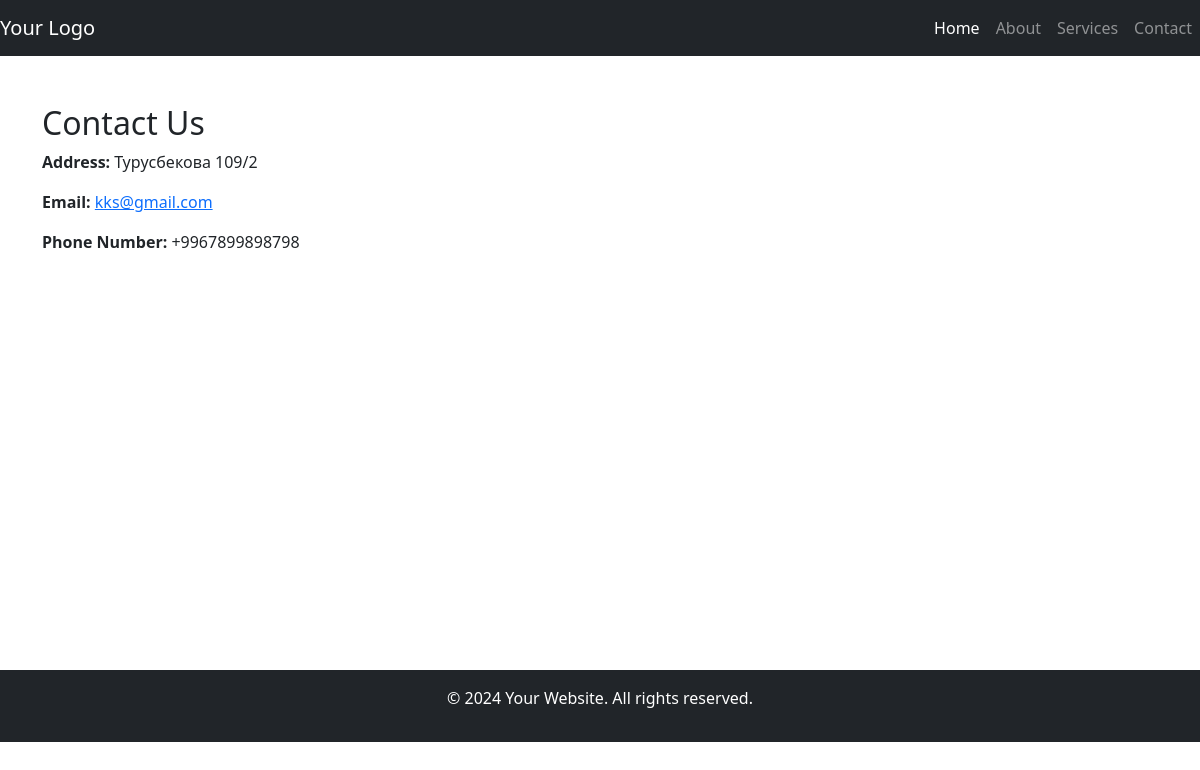
Page /contact/ on the committed database.
### blog/models.py (models this page shows, shortened)
class Contact(models.Model):
    adress = models.CharField(max_length=100)
    email = models.EmailField(default="@gmail.com", blank=True)
    phone_number = models.CharField(max_length=16)
    map = models.URLField()
    class Meta:
        verbose_name = 'контакт'
        verbose_name_plural = 'контакты'

### blog/views.py (the view)
# urls.py: path('contact/', contact_view),
def contact_view(request):
    if request.method == "GET":
        contact = Contact.objects.all()
        return render(request, template_name='contact.html', context={'contact': contact})

### templates/contact.html (shortened to what this page needs)
{% load static %}
{% include 'header.html' %}
{% for i in contact %}
<div class="container mt-5">
  <div class="row">
    <div class="col-md-6">
      <h2>Contact Us</h2>
      <p><strong>Address:</strong> {{ i.adress }}</p>
      <p><strong>Email:</strong> <a href="#">{{ i.email }}</a></p>
      <p><strong>Phone Number:</strong> {{ i.phone_number }}</p>
       <div id="map" style="width:500px; height:400px"></div>
    </div>
  </div>
</div>
{% endfor %}
{% include 'footer.html' %}

### rows in the picture
Contact: adress "Турусбекова 109/2", email "kks@gmail.com", phone_number "+9967899898798"
